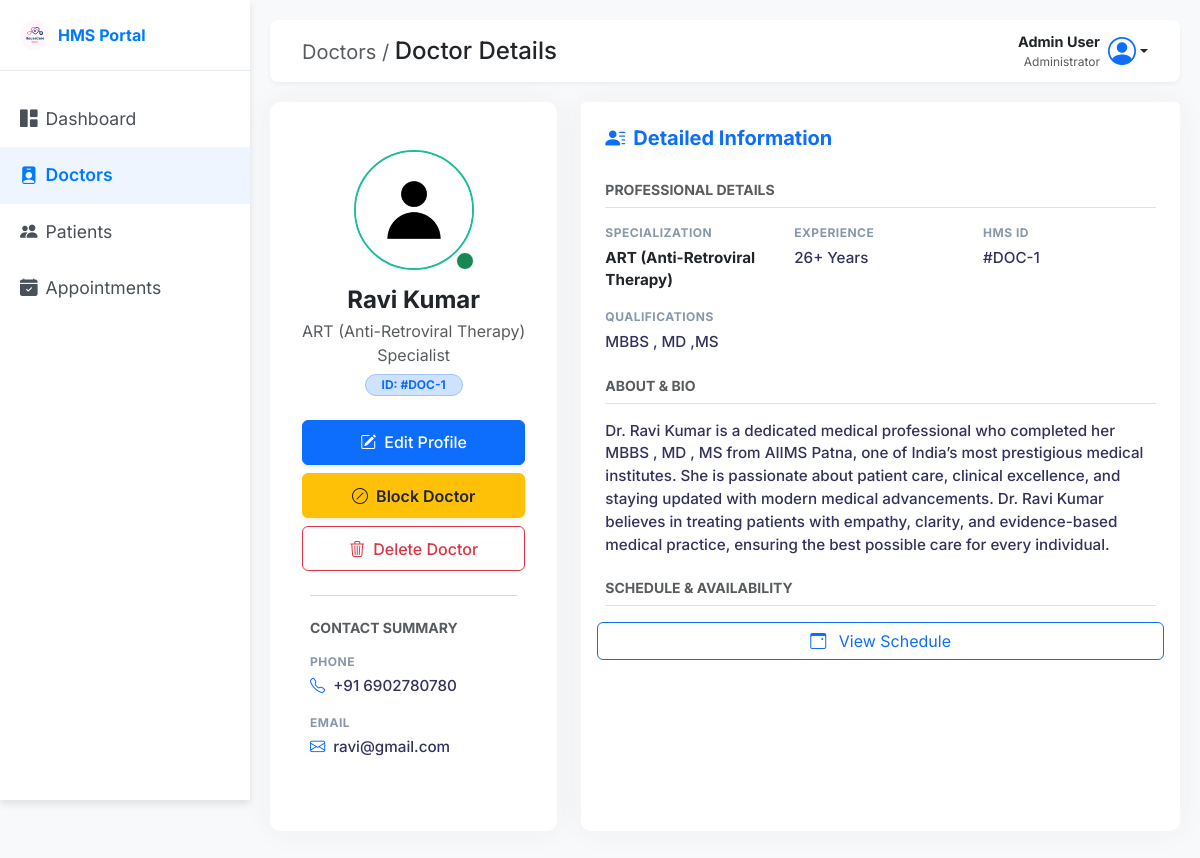
The page /admin/doctor/1 (signed in) on the database its author committed.
### back_app/models.py (models this page shows)
class User(db.Model, UserMixin):
    __tablename__ = 'user'
    id = db.Column(db.Integer, primary_key=True)
    full_name = db.Column(db.String(150), nullable=False)
    email = db.Column(db.String(150), unique=True, nullable=False)
    password = db.Column(db.String(150), nullable=False)
    phone_number = db.Column(db.String(15), nullable=False)
    age = db.Column(db.Integer(),  nullable=False)
    gender = db.Column(db.String(10) , nullable=False)
    role = db.Column(db.String(50), nullable=False ,default='Patient')  # 'admin', 'doctor', 'patient'
    profile_picture = db.Column(db.String(250), nullable=True, default='default.png')
    created_at = db.Column(db.DateTime, default=datetime.utcnow)
    doctor = db.relationship('Doctor', backref='user', uselist=False, cascade="all, delete-orphan")
    patient = db.relationship('Patient', backref='user', uselist=False, cascade="all, delete-orphan")

class Doctor(db.Model):
    __tablename__ = 'doctor'
    id = db.Column(db.Integer, primary_key=True)
    user_id = db.Column(db.Integer, db.ForeignKey('user.id'), nullable=False, unique=True)
    department_id = db.Column(db.Integer, db.ForeignKey('department.id'), nullable=False)
    qualification = db.Column(db.String(150), nullable=False)
    specialization = db.Column(db.String(100), nullable=False)
    experience_years = db.Column(db.Integer, nullable=False)
    bio = db.Column(db.Text, nullable=True)
    is_active = db.Column(db.Boolean, default=True)
    appointments = db.relationship('Appointment', backref='doctor')
    availabilities = db.relationship('DoctorAvailability', backref='doctor', cascade="all, delete-orphan")

### back_app/routes.py (the view)
@main.route('/admin/doctor/<int:doctor_id>', methods=['GET'])
@login_required
def view_doctor(doctor_id):
    if current_user.role.lower() != 'admin':
        flash("access denied you are not admin , danger")
        return redirect(url_for('main.home'))
    doctor = Doctor.query.get_or_404(doctor_id)
    return render_template('admin/doctor_profile.html', doctor=doctor)

### app.py (called while the page is built)
def create_app():
    app = Flask(__name__)
    database_url = os.environ.get('DATABASE_URL', 'sqlite:///hospital_management.db')
    if database_url.startswith("postgres://"):
        database_url = database_url.replace("postgres://", "postgresql://", 1)
    app.config['SQLALCHEMY_DATABASE_URI'] = database_url
    app.config['SECRET_KEY'] = os.environ.get('SECRET_KEY', 'your_secret_key')
    app.config['SQLALCHEMY_TRACK_MODIFICATIONS'] = False
    login_manager = LoginManager()
    login_manager.init_app(app)
    login_manager.login_view = 'login'
    @login_manager.user_loader
    def load_user(user_id):
        return User.query.get(int(user_id))
    db.init_app(app)
    with app.app_context():
        from back_app.routes import main
        app.register_blueprint(main)
        db.create_all()
    return app

### templates/admin/doctor_profile.html (shortened to what this page needs)
<!DOCTYPE html>
<html lang="en">
<head>
    <link href="https://cdn.jsdelivr.net/npm/bootstrap@5.3.3/dist/css/bootstrap.min.css" rel="stylesheet">
    <link href="https://cdn.jsdelivr.net/npm/bootstrap-icons@1.11.1/font/bootstrap-icons.css" rel="stylesheet">
    <link rel="stylesheet" href="../../static/css/admin/manage_doctor.css" />
    <link rel="stylesheet" href="../../static/css/style.css" />
</head>
<body>
    <div class="wrapper">
        <nav id="sidebar">
            <div class="sidebar-header d-flex align-items-center">
                <a class="navbar-brand fw-bold d-flex align-items-center" href="#">
                    <img src="../../static/img/mad1.png" alt="HMS Logo" class="me-2 rounded-circle" style="height: 30px;">
                    <span>HMS Portal</span>
                </a>
            </div>
            <ul class="list-unstyled components">
                <li><a href="{{url_for('main.admin_dashboard')}}"><i class="bi bi-grid-1x2-fill me-2"></i>Dashboard</a></li>
                <li class="active"><a href="{{url_for('main.all_doctors')}}"><i class="bi bi-person-badge-fill me-2"></i>Doctors</a></li>
                <li><a href="{{url_for('main.all_patients')}}"><i class="bi bi-people-fill me-2"></i>Patients</a></li>
                <li><a href="{{url_for('main.all_appointments')}}"><i class="bi bi-calendar-check-fill me-2"></i>Appointments</a></li>
            </ul>
        </nav>
        <div id="content">
            <nav class="navbar navbar-expand-lg navbar-light top-navbar">
                <div class="container-fluid">
                    <div class="d-flex align-items-center">
                        <h4 class="navbar-title mb-0">
                            <span class="text-muted fw-normal fs-5">Doctors / </span> Doctor Details
                        </h4>
                    </div>
                    <div class="d-flex align-items-center ms-auto">
                        <div class="dropdown">
                            <a class="nav-link dropdown-toggle d-flex align-items-center" href="#" role="button" data-bs-toggle="dropdown">
                                <div class="text-end me-2 d-none d-md-block">
                                    <div class="fw-bold text-dark" style="font-size: 0.9rem;">Admin User</div>
                                    <div class="text-muted" style="font-size: 0.75rem;">Administrator</div>
                                </div>
                                <i class="bi bi-person-circle fs-3 text-primary"></i>
                            </a>
                        </div>
                    </div>
                </div>
            </nav>
            <div class="container-fluid p-0">
                <div class="row">
                    <div class="col-lg-4 mb-4">
                        <div class="card content-panel h-100">
                            <div class="card-body text-center pt-5 pb-4">
                                <div class="position-relative d-inline-block mb-3">
                                    <img src="{{ url_for('static', filename='img/' + (doctor.user.profile_picture or 'default.png')) }}" alt="{{ doctor.user.full_name }}" class="rounded-circle" width="120" height="120" style="border:2px solid #1abc9c;">
                                    <span class="position-absolute bottom-0 end-0 bg-success border border-light rounded-circle p-2" title="Active">
                                    </span>
                                </div>
                                <h4 class="fw-bold mb-1">{{doctor.user.full_name}}</h4>
                                <p class="text-muted mb-1">{{doctor.specialization}} Specialist</p>
                                <div class="badge bg-primary-subtle text-primary border border-primary-subtle px-3 py-1 rounded-pill mb-4">
                                    ID: #DOC-{{doctor.id}}
                                </div>
                                <div class="d-flex flex-column gap-2 px-3 btn-action-group mb-4">
                                    <button class="btn btn-primary w-100 shadow-sm" onclick="location.href='{{url_for('main.edit_doctor' ,doctor_id=doctor.id)}}'">
                                        <i class="bi bi-pencil-square me-2"></i> Edit Profile
                                    </button>
                                    {% if doctor.is_active %}
                                    <button class="btn btn-warning w-100 shadow-sm text-dark fw-semibold"
                                            onclick="if(confirm('Are you sure you want to BLOCK this doctor?')) location.href='{{url_for('main.block_doctor', doctor_id=doctor.id)}}'">
                                        <i class="bi bi-slash-circle me-2"></i> Block Doctor
                                    </button>
                                    {% else %}
                                    <button class="btn btn-success w-100 shadow-sm text-dark fw-semibold"
                                            onclick="if(confirm('Are you sure you want to UNBLOCK this doctor?')) location.href='{{url_for('main.unblock_doctor', doctor_id=doctor.id)}}'">
                                        <i class="bi bi-check-circle me-2"></i> Unblock Doctor
                                    </button>
                                    {% endif %}
                                    <button class="btn btn-outline-danger w-100"
                                            onclick="if(confirm('⚠ This will permanently delete doctor! Continue?')) location.href='{{url_for('main.delete_doctor', doctor_id=doctor.id)}}'">
                                        <i class="bi bi-trash3 me-2"></i> Delete Doctor
                                    </button>
                                </div>
                                <hr class="mx-4 my-0 text-muted opacity-25">
                                <div class="card-body px-4 py-4 text-start">
                                    <h6 class="fw-bold text-uppercase text-muted small mb-3">Contact Summary</h6>
                                    <div class="mb-3">
                                        <div class="label-text mb-1">Phone</div>
                                        <div class="value-text"><i class="bi bi-telephone me-2 text-primary"></i>+91 {{doctor.user.phone_number}}</div>
                                    </div>
                                    <div>
                                        <div class="label-text mb-1">Email</div>
                                        <div class="value-text"><i class="bi bi-envelope me-2 text-primary"></i>{{doctor.user.email}}</div>
                                    </div>
                                </div>
                            </div>
                        </div>
                    </div>
                    <div class="col-lg-8 mb-4">
                        <div class="card content-panel h-100">
                            <div class="card-header bg-white border-bottom-0 pt-4 px-4">
                                <h5 class="fw-bold mb-0 text-primary"><i class="bi bi-person-lines-fill me-2"></i>Detailed Information</h5>
                            </div>
                            <div class="card-body px-4 pt-2">
                                <h6 class="text-muted text-uppercase small fw-bold mt-3 mb-3 border-bottom pb-2">Professional Details</h6>
                                <div class="row g-3 mb-4">
                                    <div class="col-md-4">
                                        <div class="label-text">Specialization</div>
                                        <div class="value-text fw-bold text-dark">{{doctor.specialization}}</div>
                                    </div>
                                    <div class="col-md-4">
                                        <div class="label-text">Experience</div>
                                        <div class="value-text">{{doctor.experience_years}}+ Years</div>
                                    </div>
                                    <div class="col-md-4">
                                        <div class="label-text">HMS ID</div>
                                        <div class="value-text">#DOC-{{doctor.id}}</div>
                                    </div>
                                    <div class="col-md-12 mt-3">
                                        <div class="label-text">Qualifications</div>
                                        <div class="value-text">{{doctor.qualification}}</div>
                                    </div>
                                </div>
                                <h6 class="text-muted text-uppercase small fw-bold mt-3 mb-3 border-bottom pb-2">About & Bio</h6>
                                <div class="mb-4">
                                    <p class="value-text">{{doctor.bio or "No bio available for this doctor."}}</p>
                                </div>
                                <h6 class="text-muted text-uppercase small fw-bold mt-3 mb-3 border-bottom pb-2">Schedule & Availability</h6>
                                <div class="row g-3 mb-4">
                                    <button class="btn btn-outline-primary" onclick="location.href='{{url_for('main.doctor_availability', doctor_id=doctor.id)}}'">
                                        <i class="bi bi-calendar3-event me-2"></i> View Schedule
                                    </button>
                                </div>
                            </div>
                        </div>
                    </div>
                </div>
            </div>
       </div>
    </div>
</body>
</html>

### static/css/admin/manage_doctor.css (style rules this page uses)
.card.content-panel { border-radius: 10px; border: none; box-shadow: 0 0 30px 0 rgba(82, 63, 105, 0.05); background-color: #ffffff; margin-bottom: 1.5rem; }
.label-text { font-size: 0.75rem; font-weight: 700; color: #8898aa; text-transform: uppercase; letter-spacing: 0.5px; margin-bottom: 0.3rem; }
.value-text { font-size: 0.95rem; font-weight: 500; color: #32325d; line-height: 1.5; }
.btn-action-group .btn { display: flex; align-items: center; justify-content: center; font-weight: 500; padding: 0.6rem 1.2rem; border-radius: 6px; transition: transform 0.2s; }

### static/css/style.css (style rules this page uses)
body { font-family: 'Inter', sans-serif; background-color: #f8f9fa; }
.wrapper { display: flex; width: 100%; min-height: 100vh; }
#sidebar { width: 250px; position: fixed; top: 0; left: 0; height: 100vh; z-index: 999; background: #ffffff; color: #fff; transition: all 0.3s; box-shadow: 0 4px 8px rgba(0,0,0,0.1); }
#sidebar .sidebar-header { padding: 20px; background: #ffffff; border-bottom: 1px solid #e9ecef; }
#sidebar .sidebar-header a { font-weight: 700; color: #007bff !important; text-decoration: none; }
#sidebar ul.components { padding: 20px 0; }
#sidebar ul li a { padding: 15px 20px; font-size: 1.1em; display: block; color: #495057; text-decoration: none; transition: all 0.3s; }
#sidebar ul li.active>a, a[aria-expanded="true"] { color: #007bff; background: #eef5ff; font-weight: 600; }
#content { width: calc(100% - 250px); padding: 20px; min-height: 100vh; transition: all 0.3s; position: absolute; top: 0; right: 0; }
.top-navbar { background: #fff; border-radius: 8px; box-shadow: 0 2px 4px rgba(0,0,0,0.05); padding: 10px 20px; margin-bottom: 20px; }

### rows shown on the page
User: profile_picture (placeholder picture), user.full_name "Ravi Kumar", user.phone_number "6902780780", user.email "ravi@gmail.com"
Doctor: specialization "ART (Anti-Retroviral Therapy)", id "1", experience_years "26", qualification "MBBS , MD ,MS", bio "Dr. Ravi Kumar is a dedicated medical professional who completed her MBBS , MD , MS from AIIMS Patna, one of India’s most prestigious medical institutes. She is passionate about patient care, clinical excellence, and staying updated with modern medical advancements. Dr. Ravi Kumar believes in treating patients with empathy, clarity, and evidence-based medical practice, ensuring the best possible care for every individual."
